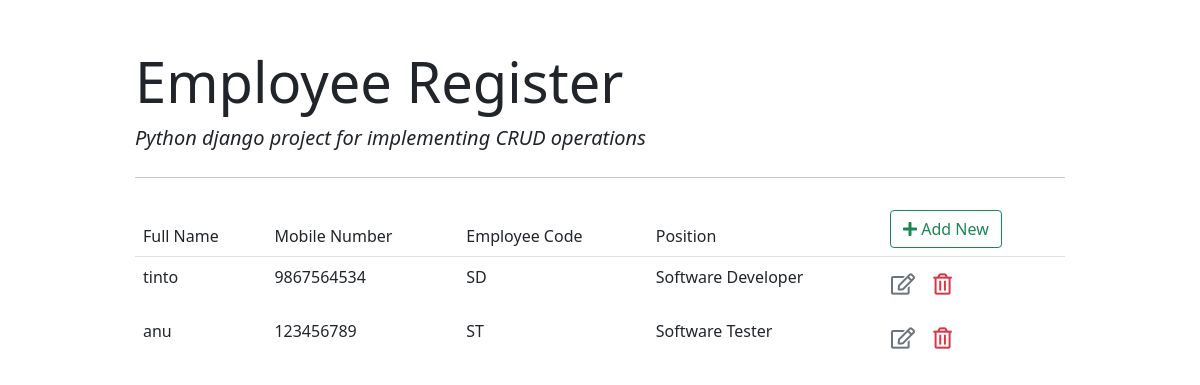
The page /list/ on the database as committed earlier.
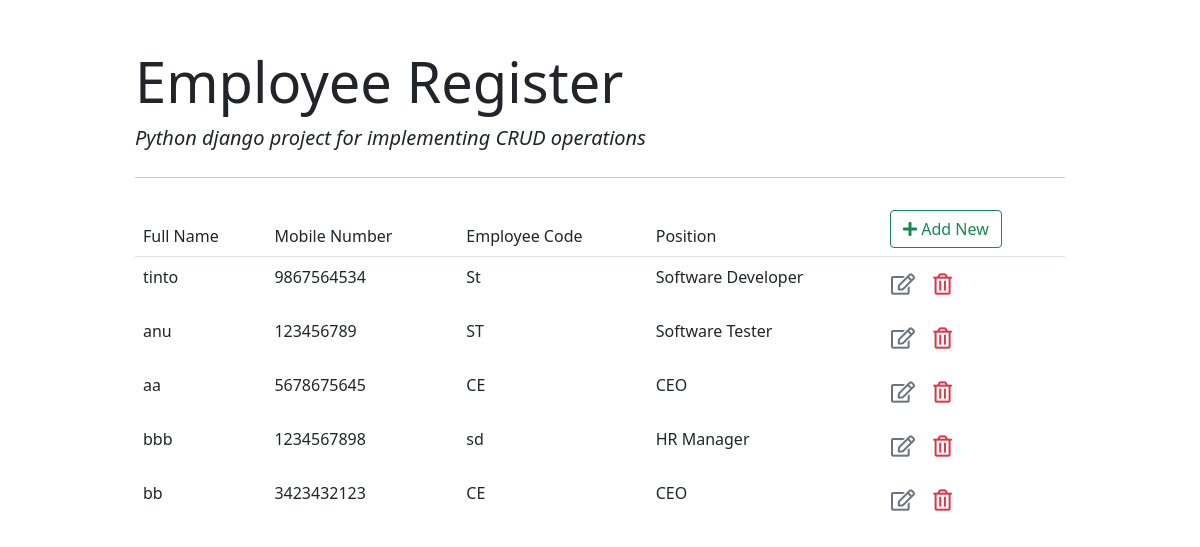
The same page on the database as committed later.
### employee_app/models.py (models this page shows)
class Employee(models.Model):
    Full_Name = models.CharField(max_length=100)
    Mobile_Number = models.CharField(max_length=20)
    Employee_Code = models.CharField(max_length=10)
    Position = models.ForeignKey(Position, on_delete=models.CASCADE)

class Position(models.Model):
    title = models.CharField(max_length=100)
    def __str__(self):
        return self.title

### employee_app/views.py (the view)
# urls.py: path('list/', employee_list, name='list'),  # get request for retrieve and display records
def employee_list(request):
    emp_list = Employee.objects.all()
    return render(request, "emp_register/employee_list.html", {'emp_list': emp_list})

### template/emp_register/employee_list.html
{% extends "emp_register/base.html" %}
{% block content %}
<table class="table table-borderless">
    <thead class="border-bottom font-weight-bold">
        <tr>
            <td>Full Name</td>
            <td>Mobile Number</td>
            <td>Employee Code</td>
            <td>Position</td>
            <td>
                <a href="{% url 'insert' %}" class="btn btn-outline-success"><i class="fas fa-plus"></i> Add New </a>
            </td>
        </tr>
    </thead>
    <tbody>
    {% for emp in emp_list %}
        <tr>
            <td>{{emp.Full_Name}}</td>
            <td>{{emp.Mobile_Number}}</td>
            <td>{{emp.Employee_Code}}</td>
            <td>{{emp.Position}}</td>
            <td>
                <a href="{% url 'update' emp.id %}" class="btn text-secondary px-0">
                    <i class="far fa-edit fa-lg"></i>
                </a>
                <form action="{% url 'delete' emp.id %}" method="post" class="d-inline">{% csrf_token %}
                    <button type="submit" class="btn">
                        <i class="far fa-trash-alt fa-lg text-danger float-right"></i>
                    </button>
                </form>
            </td>
        </tr>
    {%endfor%}
    </tbody>
</table>
{% endblock content %}

Rows that differ between the two databases and show on the page:
changed Employee "tinto": Employee_Code "SD" → "St"
added Employee: Full_Name "aa", Mobile_Number "5678675645", Employee_Code "CE", Position "CEO"
added Employee: Full_Name "bbb", Mobile_Number "1234567898", Employee_Code "sd", Position "HR Manager"
added Employee: Full_Name "bb", Mobile_Number "3423432123", Employee_Code "CE", Position "CEO"
